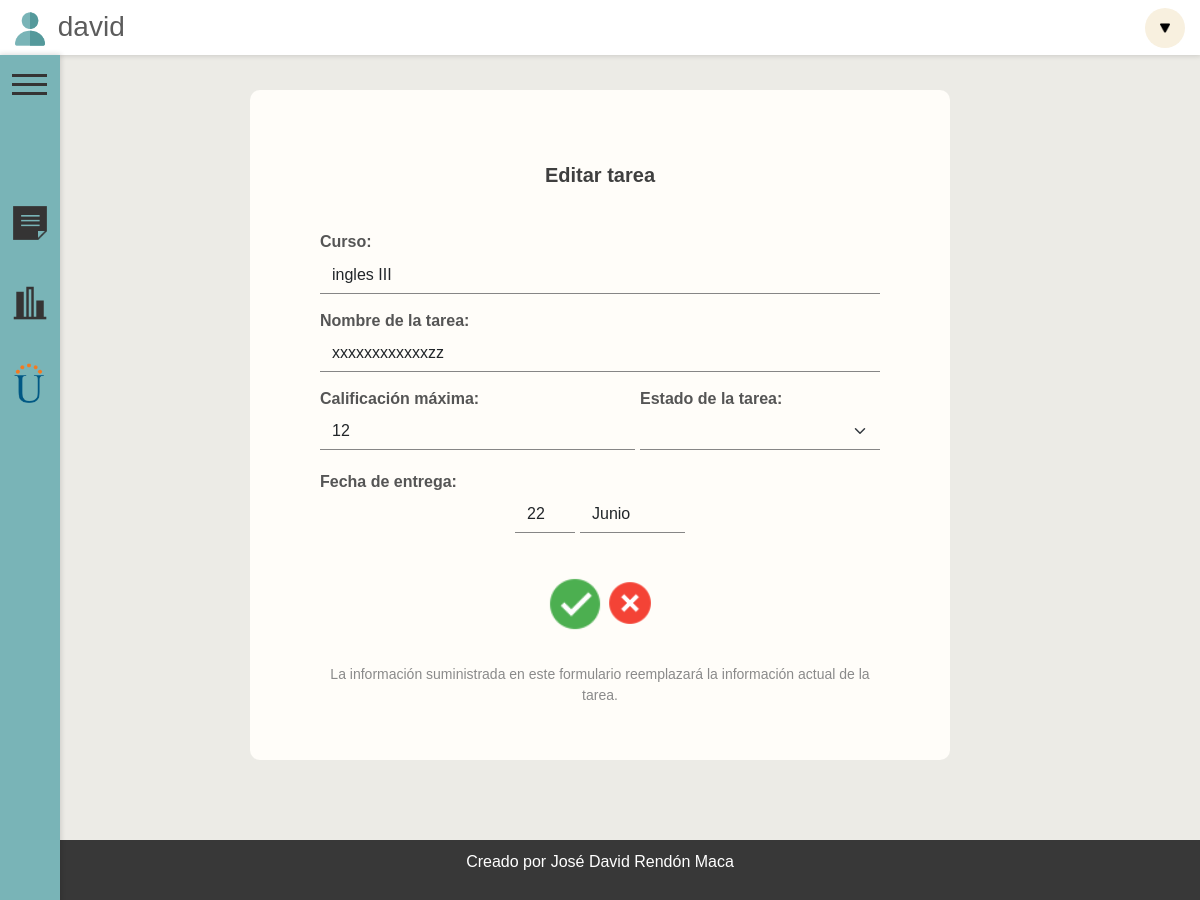
The page /editarTarea/13/ (signed in) on the database its author committed.
### index/models.py (models this page shows)
class CursosYTareas(models.Model):
    curso = models.CharField(max_length=100)
    tarea = models.CharField(max_length=100)
    valor = models.IntegerField()
    estado = models.CharField(max_length=100)
    entrega = models.DateField(default=django.utils.timezone.now)
    usuario = models.CharField(default='usuario', max_length=100)
    anotacion = models.TextField(default="", max_length=10000)
    calificado = models.BooleanField(default=False)
    calificacion = models.IntegerField(default=0)

### index/views.py (the view)
# urls.py: path('editarTarea/<id>/', editarTarea, name="editarTarea"),
@login_required
def editarTarea(request, id):
    usuario = request.user.username
    formInfo = CursosYTareas.objects.get(pk = id)
    if usuario == formInfo.usuario:
        data={
            'form':formAgregarCurso(instance=formInfo),
            'cursosVerificados': EstadoDelCurso.objects.filter(verificacion='verificado'),
            'id':id
        }
        return render(request, 'index/editarTarea.html', data)
    else:
        return HttpResponse("Error")

### index/forms.py
class formAgregarCurso(forms.ModelForm):
    class Meta:
        model = CursosYTareas
        fields=['curso', 'tarea', 'valor', 'estado', 'entrega', 'anotacion']
        widgets = {
            'entrega':forms.SelectDateWidget(),
        }
    def __init__(self, *args, **kwargs):
        super(self.__class__, self).__init__(*args, **kwargs)
        self.fields['anotacion'].required = False

### index/templates/index/editarTarea.html (shortened to what this page needs)
{% extends 'index/base.html' %}
{% block content %}
{% load static %}
{% load widget_tweaks %}
<link rel="stylesheet" href="{% static 'css/NuevoCurso.css' %}">
<div class="contenedor-cursos" style="margin-top:60px; color: #525252;" id="agregarNuevoCursos">
    <div style="width:100%; text-align: center; color: #3f3f3f;">
        <p style="font-size:20px ; margin-bottom: 40px;"><strong>Editar tarea</strong></p>
    </div>
    <form action="/actualizarCurso/" method="POST">
        <div style="display:flex; flex-direction: column;">
            <div>
                <div style="height: 1px;">
                    <p style="font-weight: bold ;margin-bottom: 0px; color: rgb(85, 85, 85);"> Curso:</p>
                </div>
                {% render_field form.curso list="cursos" class="form-control campo"%}
            </div>
            <div>
                <p style="font-weight: bold ;margin-bottom: 0px; color: rgb(85, 85, 85);"> Nombre de la tarea:</p>
                {% render_field form.tarea class="form-control campo"%}
            </div>
            <div class="contenedor-calificacion-estado-fecha">
                <div class="campo-cef">
                    <p style="font-weight: bold ;margin-bottom: 0px; color: rgb(85, 85, 85);"> Calificación máxima:</p>
                    {% render_field form.valor class="form-control campo"%}
                </div>
                <div class="campo-cef-E">
                    <p style="font-weight: bold ;margin-bottom: 0px; color: rgb(85, 85, 85);"> Estado de la tarea:</p>
                    <select class="form-select campo" for=" {{ form.estado }}  ">
                        <option selected disabled style="font-size: 0px; display:none;"></option>
                        <option value="espera">No comenzada</option>
                    </select>
                </div>
                <div class="campo-cef">
                    <p style="font-weight: bold ;margin-bottom: 0px; color: rgb(85, 85, 85);"> Fecha de entrega:</p>
                    <div style="display: flex; flex-direction: row; justify-content: center; width: 100%;">
                        {% render_field form.entrega class="form-control datepicker campo fecha"%}
                    </div>
                </div>
            </div>
            <div style="display: flex; flex-direction: row; justify-content: center; align-items: center;">
                <button type="submit" style="border: none; background-color: rgba(0, 0, 0, 0);"><img style="width:60px; height: 60px;" src="{% static 'icons/icon-ok.png' %}" alt=""></button>
                <div style=" display: flex; justify-content: center;"><a style="text-align: center; margin-top: 10px;" href="{% url 'inicio' %}"><p><img style="width:50px; height: 50px; margin-top:5px;" src="{% static 'icons/icon-cancel.png' %}" alt=""></p></a></div>
            </div>
        </div>
    </form>
    <div style="text-align: center; color: #8a8a8a; margin-top: 20px; font-size:14px ;">
        <p>
            La información suministrada en este formulario reemplazará la información actual de la tarea.
        </p>
    </div>
</div>
{% endblock content %}

### index/templates/index/base.html (shortened to what this page needs)
{% load static %}
<!DOCTYPE html>
<html lang="en">
    <head>
        <link rel="stylesheet" href="{% static 'css/base.css' %}">
        <link href="https://cdn.jsdelivr.net/npm/bootstrap@5.2.0-beta1/dist/css/bootstrap.min.css" rel="stylesheet">
    </head>
    <body >
    <header id="aber">
        <div class="menu" style="position: fixed;">
            <label for="checkbox_toggle" class="button-menu" style="margin-left: 12px; margin-top: 40px; position: fixed; z-index: 100;">
                <span></span>
                <span></span>
                <span></span>
            </label>
            <div id="barra-lateral" >
                <a href="{% url 'inicio' %}" style="text-decoration: none;">
                    <div class="contenedor-barra" title="Tareas">
                        <div class="item-imagen">
                            <img src="{% static 'icons/icon-nota.png' %}" alt="" >
                        </div>
                    </div>
                </a>
                <a href="{% url 'dashboard' %}" style="text-decoration: none;">
                    <div class="contenedor-barra" title="Dashboard">
                        <div class="item-imagen">
                            <img src="{% static 'icons/icon-dashboard.png' %}" alt="">
                        </div>
                    </div>
                </a>
                <a href="https://campus0c.unad.edu.co/campus"target="_blank" style="text-decoration: none;">
                    <div class="contenedor-barra" title="Campus UNAD">
                        <div class="item-imagen">
                            <img src="{% static 'icons/icon-unad.png' %}">
                        </div>
                    </div>
                </a>
           </div>
        </div>
        <div style="display:flex; flex-direction: row; align-items: center; font-size: 28px; margin-left: 10px;">
            <div style="color: rgb(92, 92, 92);">
                <img style="width: 40px;" src="{% static 'icons/icon-user.png' %}" alt="">
                {{user}}
            </div>
        </div>
        <div class="dropdown" id="menu-usuario">
            <a href="#" class="btn  " id="dropdownMenuLink" data-bs-toggle="dropdown"><img src="{% static 'icons/icon-dropdown.png' %}" alt=""></a>
        </div>
    </header>
    <div style="display:flex; justify-content: center; padding-top: 90px; min-height: 100vh;">
        <div class="contenido container-sm" style=" margin-bottom: 40px;">
            {% block content %}
            {% endblock %}
        </div>
    </div>
    <footer>
        <p>Creado por José David Rendón Maca</p>
    </footer>
</body>
</html>

### TareasUnivProyecto/static/css/base.css (style rules this page uses)
* { margin: 0px; padding: 0px; font-family: Arial, Helvetica, sans-serif; }
html { min-height: 100%; }
header { background-color: #ffffff; height: 55px; display: flex; align-items: center; justify-content: space-between; margin-bottom: 40px; box-shadow: 0px 0px 5px 1px rgba(0, 0, 0, 0.137); position: fixed; z-index: 100; width: 100%; }
body { background-color: #ecebe6 !important; min-height: 100%; }
#dropdownMenuLink { display: flex; justify-content: center; align-items: center; background-color: #F8F0DF !important; border: none; appearance: none; border-radius: 50%; width: 40px; height: 40px; }
#dropdownMenuLink img { width: 10px; }
.dropdown { right: 15px; }
#barra-lateral { top: 55px; position: fixed; height: 100%; width: 60px; background-color: #79b4b7; transition: 0.5s; display: flex; flex-direction: column; padding-top: 16vh; box-shadow: 0px 0px 5px 1px rgba(0, 0, 0, 0.137); z-index: 99; }
.item-imagen img { width: 40px; margin-left: 10px; transition: 0.3s; }
.item-imagen { position: absolute; }
.contenedor-barra { height: 80px; display: flex; flex-direction: row; align-items: center; }
.contenido { max-width: 1000px; background-color: #fffdf9; border-radius: 10px; display: flex; justify-content: center; margin-left: 80px !important; margin-right: 80px !important; animation-name: iniciar; animation-duration: 0.5s; }
.menu label span { height: 3px; width: 100%; background: #353434; display: inline-block; transition: all 0.5s cubic-bezier(.62,.43,.35,1.47); }
.menu label { width: 35px; height: 35px; cursor: pointer; transition: all 0.2s ease-in; margin-top: 8px; line-height: 8px; text-align: left; z-index: 201; }
footer { display: flex; width: 100%; z-index: 100; background-color: #383838; height: 60px; color: white; margin-top: 40px !important; bottom: 0px; justify-content: center; align-items: center; }

### TareasUnivProyecto/static/css/NuevoCurso.css (style rules this page uses)
.contenedor-cursos { background-color: rgba(245, 245, 245, 0); width: 600px; height: 100%; padding: 10px 20px; border-radius: 20px; }
.campo { margin-top: 2px; border: none; background-color: rgba(0, 0, 0, 0); border-bottom: 1px solid black; border-radius: 0px; margin-bottom: 15px; border-color: rgb(134, 134, 134); }
.fecha { max-width: 105px; margin-bottom: 30px; }
#id_entrega_day { margin-right: 5px; width: 60px; }
.contenido { max-width: 700px; }
header { z-index: 90; }
.contenedor-calificacion-estado-fecha { display: flex; flex-direction: row; flex-wrap: wrap; flex-grow: inherit; width: 100%; gap: 5px; }
.campo-cef-E { flex-grow: 1; }
.campo-cef { flex-grow: 1; }

### rows shown on the page
CursosYTareas: curso "ingles III", tarea "xxxxxxxxxxxxzz", valor "12"

### other values the page prints
{{ user }} "david"
